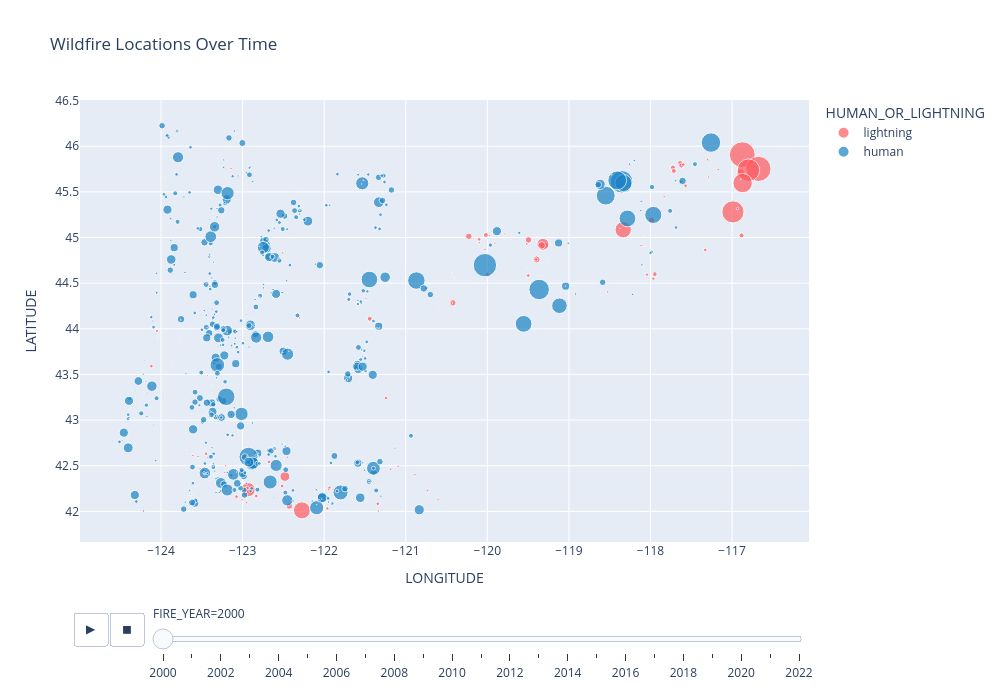

Here is the notebook cell this chart was saved with:
### Markdown cell above
### Visual 3

This plot is designed to take aspects of our other two visualizations and put them together, showing an interactive map of both severity of fires over time, as well as their geographic location.

### Code cell
interactive_df = merged_df.dropna(
    subset=['EST_TOTAL_ACRES', 'LATITUDE', 'LONGITUDE', 'FIRE_YEAR']
).copy()

interactive_df['LOG_ACRES'] = np.log1p(
    interactive_df['EST_TOTAL_ACRES']
)

fig = px.scatter(
    interactive_df,
    x='LONGITUDE',
    y='LATITUDE',
    color='HUMAN_OR_LIGHTNING',
    size='LOG_ACRES',
    animation_frame='FIRE_YEAR',
    hover_name='FIRE_NAME',
    title='Wildfire Locations Over Time',
    color_discrete_sequence=['#ff595e', '#1982c4'],
    category_orders={
        'FIRE_YEAR': sorted(interactive_df['FIRE_YEAR'].unique())
    }
)

fig.update_layout(
    width=1000,
    height=700
)

fig.show()

### Figure 1 — Plotly figure (JSON) as saved in the notebook; plotly's stock layout.template omitted (floating-point values rounded to 4 significant figures; data arrays with more than 128 entries replaced by an {"elided": "..."} marker saying what was removed)
{"data": [{"hovertemplate": "<b>%{hovertext}</b><br><br>HUMAN_OR_LIGHTNING=lightning<br>FIRE_YEAR=2000<br>LONGITUDE=%{x}<br>LATITUDE=%{y}<br>LOG_ACRES=%{marker.size}<extra></extra>", "hovertext": {"elided": "163 str values"}, "legendgroup": "lightning", "marker": {"color": "#ff595e", "size": {"elided": "163 float values"}, "sizemode": "area", "sizeref": 0.03281, "symbol": "circle"}, "mode": "markers", "name": "lightning", "orientation": "v", "showlegend": true, "x": {"elided": "163 float values"}, "xaxis": "x", "y": {"elided": "163 float values"}, "yaxis": "y", "type": "scatter"}, {"hovertemplate": "<b>%{hovertext}</b><br><br>HUMAN_OR_LIGHTNING=human<br>FIRE_YEAR=2000<br>LONGITUDE=%{x}<br>LATITUDE=%{y}<br>LOG_ACRES=%{marker.size}<extra></extra>", "hovertext": {"elided": "757 str values"}, "legendgroup": "human", "marker": {"color": "#1982c4", "size": {"elided": "757 float values"}, "sizemode": "area", "sizeref": 0.03281, "symbol": "circle"}, "mode": "markers", "name": "human", "orientation": "v", "showlegend": true, "x": {"elided": "757 float values"}, "xaxis": "x", "y": {"elided": "757 float values"}, "yaxis": "y", "type": "scatter"}], "layout": {"xaxis": {"anchor": "y", "domain": [0, 1], "title": {"text": "LONGITUDE"}}, "yaxis": {"anchor": "x", "domain": [0, 1], "title": {"text": "LATITUDE"}}, "legend": {"title": {"text": "HUMAN_OR_LIGHTNING"}, "tracegroupgap": 0, "itemsizing": "constant"}, "title": {"text": "Wildfire Locations Over Time"}, "updatemenus": [{"buttons": [{"args": [null, {"frame": {"duration": 500, "redraw": false}, "mode": "immediate", "fromcurrent": true, "transition": {"duration": 500, "easing": "linear"}}], "label": "&#9654;", "method": "animate"}, {"args": [[null], {"frame": {"duration": 0, "redraw": false}, "mode": "immediate", "fromcurrent": true, "transition": {"duration": 0, "easing": "linear"}}], "label": "&#9724;", "method": "animate"}], "direction": "left", "pad": {"r": 10, "t": 70}, "showactive": false, "type": "buttons", "x": 0.1, "xanchor": "right", "y": 0, "yanchor": "top"}], "sliders": [{"active": 0, "currentvalue": {"prefix": "FIRE_YEAR="}, "len": 0.9, "pad": {"b": 10, "t": 60}, "steps": [{"args": [["2000"], {"frame": {"duration": 0, "redraw": false}, "mode": "immediate", "fromcurrent": true, "transition": {"duration": 0, "easing": "linear"}}], "label": "2000", "method": "animate"}, {"args": [["2001"], {"frame": {"duration": 0, "redraw": false}, "mode": "immediate", "fromcurrent": true, "transition": {"duration": 0, "easing": "linear"}}], "label": "2001", "method": "animate"}, {"args": [["2002"], {"frame": {"duration": 0, "redraw": false}, "mode": "immediate", "fromcurrent": true, "transition": {"duration": 0, "easing": "linear"}}], "label": "2002", "method": "animate"}, {"args": [["2003"], {"frame": {"duration": 0, "redraw": false}, "mode": "immediate", "fromcurrent": true, "transition": {"duration": 0, "easing": "linear"}}], "label": "2003", "method": "animate"}, {"args": [["2004"], {"frame": {"duration": 0, "redraw": false}, "mode": "immediate", "fromcurrent": true, "transition": {"duration": 0, "easing": "linear"}}], "label": "2004", "method": "animate"}, {"args": [["2005"], {"frame": {"duration": 0, "redraw": false}, "mode": "immediate", "fromcurrent": true, "transition": {"duration": 0, "easing": "linear"}}], "label": "2005", "method": "animate"}, {"args": [["2006"], {"frame": {"duration": 0, "redraw": false}, "mode": "immediate", "fromcurrent": true, "transition": {"duration": 0, "easing": "linear"}}], "label": "2006", "method": "animate"}, {"args": [["2007"], {"frame": {"duration": 0, "redraw": false}, "mode": "immediate", "fromcurrent": true, "transition": {"duration": 0, "easing": "linear"}}], "label": "2007", "method": "animate"}, {"args": [["2008"], {"frame": {"duration": 0, "redraw": false}, "mode": "immediate", "fromcurrent": true, "transition": {"duration": 0, "easing": "linear"}}], "label": "2008", "method": "animate"}, {"args": [["2009"], {"frame": {"duration": 0, "redraw": false}, "mode": "immediate", "fromcurrent": true, "transition": {"duration": 0, "easing": "linear"}}], "label": "2009", "method": "animate"}, {"args": [["2010"], {"frame": {"duration": 0, "redraw": false}, "mode": "immediate", "fromcurrent": true, "transition": {"duration": 0, "easing": "linear"}}], "label": "2010", "method": "animate"}, {"args": [["2011"], {"frame": {"duration": 0, "redraw": false}, "mode": "immediate", "fromcurrent": true, "transition": {"duration": 0, "easing": "linear"}}], "label": "2011", "method": "animate"}, {"args": [["2012"], {"frame": {"duration": 0, "redraw": false}, "mode": "immediate", "fromcurrent": true, "transition": {"duration": 0, "easing": "linear"}}], "label": "2012", "method": "animate"}, {"args": [["2013"], {"frame": {"duration": 0, "redraw": false}, "mode": "immediate", "fromcurrent": true, "transition": {"duration": 0, "easing": "linear"}}], "label": "2013", "method": "animate"}, {"args": [["2014"], {"frame": {"duration": 0, "redraw": false}, "mode": "immediate", "fromcurrent": true, "transition": {"duration": 0, "easing": "linear"}}], "label": "2014", "method": "animate"}, {"args": [["2015"], {"frame": {"duration": 0, "redraw": false}, "mode": "immediate", "fromcurrent": true, "transition": {"duration": 0, "easing": "linear"}}], "label": "2015", "method": "animate"}, {"args": [["2016"], {"frame": {"duration": 0, "redraw": false}, "mode": "immediate", "fromcurrent": true, "transition": {"duration": 0, "easing": "linear"}}], "label": "2016", "method": "animate"}, {"args": [["2017"], {"frame": {"duration": 0, "redraw": false}, "mode": "immediate", "fromcurrent": true, "transition": {"duration": 0, "easing": "linear"}}], "label": "2017", "method": "animate"}, {"args": [["2018"], {"frame": {"duration": 0, "redraw": false}, "mode": "immediate", "fromcurrent": true, "transition": {"duration": 0, "easing": "linear"}}], "label": "2018", "method": "animate"}, {"args": [["2019"], {"frame": {"duration": 0, "redraw": false}, "mode": "immediate", "fromcurrent": true, "transition": {"duration": 0, "easing": "linear"}}], "label": "2019", "method": "animate"}, {"args": [["2020"], {"frame": {"duration": 0, "redraw": false}, "mode": "immediate", "fromcurrent": true, "transition": {"duration": 0, "easing": "linear"}}], "label": "2020", "method": "animate"}, {"args": [["2021"], {"frame": {"duration": 0, "redraw": false}, "mode": "immediate", "fromcurrent": true, "transition": {"duration": 0, "easing": "linear"}}], "label": "2021", "method": "animate"}, {"args": [["2022"], {"frame": {"duration": 0, "redraw": false}, "mode": "immediate", "fromcurrent": true, "transition": {"duration": 0, "easing": "linear"}}], "label": "2022", "method": "animate"}], "x": 0.1, "xanchor": "left", "y": 0, "yanchor": "top"}], "width": 1000, "height": 700}}
